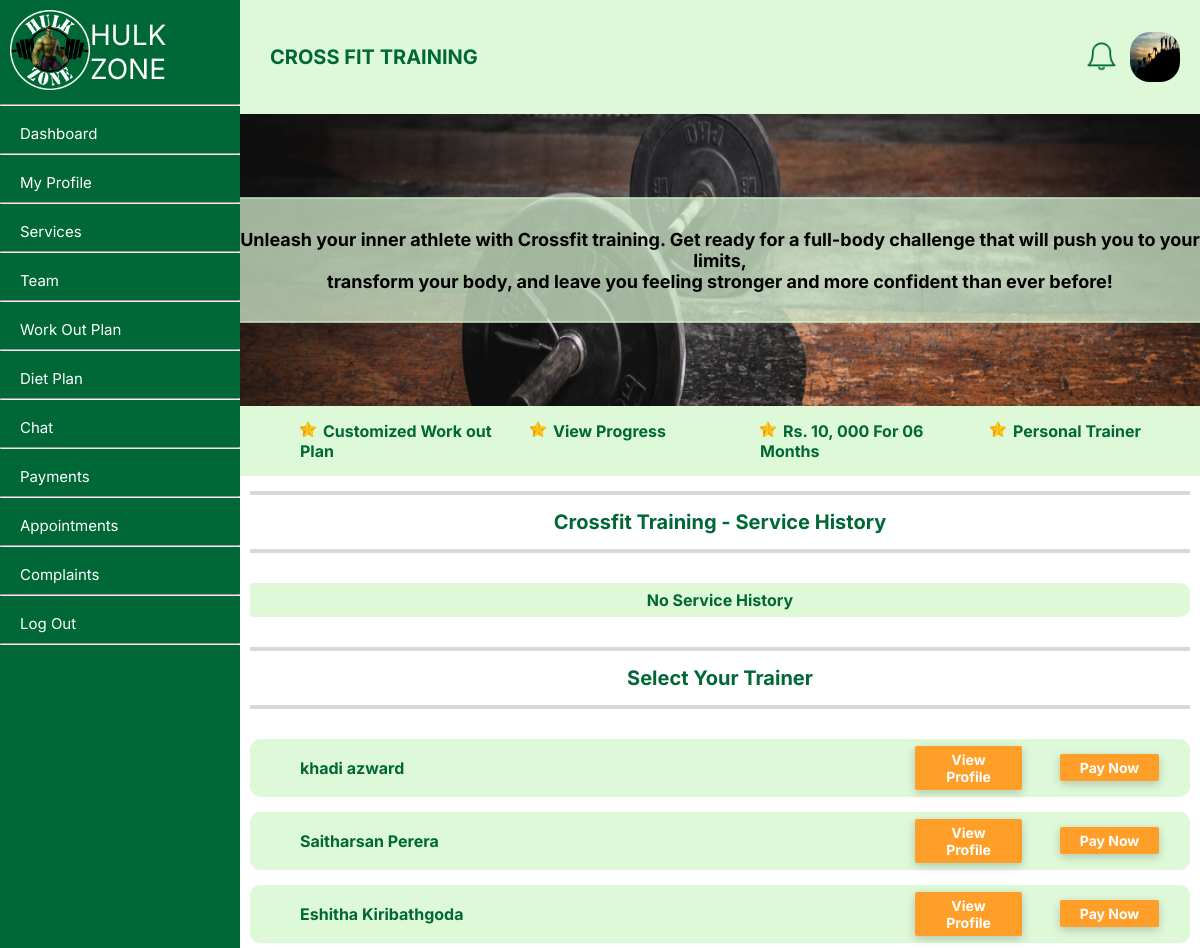
Screenshot of /member/crossfit.php (signed in) with the database file from the repository.
### tables this page shows
CREATE TABLE `user` (
  `userID` int NOT NULL,
  `fName` text NOT NULL,
  `lName` text NOT NULL,
  `NIC` text NOT NULL,
  `gender` varchar(50) NOT NULL,
  `profilePhoto` text,
  `dateOfBirth` date NOT NULL,
  `roles` int NOT NULL,
  `statuses` int NOT NULL,
  `contactNumber` int NOT NULL,
  `streetNumber` varchar(255) DEFAULT NULL,
  `addressLine01` text,
  `addressLine02` text,
  `city` text,
  `pw` varchar(255) NOT NULL,
  `created_at` date NOT NULL,
  `email` varchar(50) NOT NULL
);

CREATE TABLE `employeeservice` (
  `serviceID` int NOT NULL,
  `employeeID` int NOT NULL
);

### member/setProfilePic.php (called while the page is built)
<?php
$query = "SELECT * from user where userID = " . $_SESSION['userID'];
    $result = mysqli_query($conn, $query);
    $query1 = "SELECT * from member where userID = " . $_SESSION['userID'];
    $result1 = mysqli_query($conn, $query1);
    if (mysqli_num_rows($result) == 1 && mysqli_num_rows($result1) == 1) {
        $row = mysqli_fetch_assoc($result);
        $row1 = mysqli_fetch_assoc($result1);
    } else {
        echo '<script> window.alert("Error receiving data!");</script>';
    }
    if(isset($row['profilePhoto']) && $row['profilePhoto'] != NULL){
        $profilePictureLink = $row['profilePhoto'];
    }else{
        $profilePictureLink = '../profileImages/default.png';
    }
?>

### member/crossfit.php (the view, shortened to what this page needs)
<?php
include '../connect.php';
?>
<?php
    include("setProfilePic.php");
?>
<!DOCTYPE html>
<html lang="en">
<head>
    <link rel="stylesheet" type="text/css" href="../member/style/gen.css">
    <link rel="stylesheet" type="text/css" href="../member/style/servicepage.css">
    <link rel="stylesheet" href="https://cdnjs.cloudflare.com/ajax/libs/font-awesome/5.15.3/css/all.min.css">
</head>
<body>
    <div class="container">
    <div class = "nav-bar">
            <?php
                include("navBar.php");
            ?>
        <div class="body">
            <div class = "header">
                <div class="left">
                    CROSS FIT TRAINING
                </div>
                <div class="right">
                    <div class="notification-bell">
                        <?php include("notifications.php"); ?>
                    </div>
                    <img src="<?php echo $profilePictureLink; ?>" alt="dp" width="50px" height="50px" style="border-radius: 20px;">
                </div>
            </div>
            <div class="content">
                <div class="row">
                        <div class="topic">
                        Unleash your inner athlete with Crossfit training. Get ready for a full-body challenge that will push you to your limits, <br>transform your body, and leave you feeling stronger and more confident than ever before!
                        </div>
                        <img src="../member/images/crossfitpage.png" width= "100%" height="100%">
                </div>
                <div class="row-two">
                    <div class="sub-topic">
                        <div class="row-two" style="margin-left:40px;">
                            <div class="col"><li>Customized Work out Plan</li></div>
                            <div class="col"><li>View Progress</li></div>
                            <div class="col"><li>Rs. 10, 000 For  06 Months</li></div>
                            <div class="col"><li>Personal Trainer</li></div>
                        </div>
                    </div>
                </div>
                <hr class="hr-heading">
                    <div class="row-two" style="font-size:20px;">Crossfit Training - Service History</div>
                <hr class="hr-heading">
                <div class="row-two" style="margin-left: 10px; margin-right: 10px;">
                        <?php
                            $serviceID = 1;
                            $memberID = $row1['memberID'];
                            $sql6 = "SELECT * FROM `servicecharge` where memberID = $memberID AND serviceID = $serviceID";
                            $result6 = mysqli_query($conn, $sql6);
                            if ($result6 && mysqli_num_rows($result6) > 0) {
                                echo '<table>';
                                while ($row6 = mysqli_fetch_assoc($result6)) {
                                    $employeeID = $row6["employeeID"];
                                    $endDate = $row6["endDate"];
                                    $startDate = $row6["startDate"];
                                    $sql7 = "select * from employee where employeeID = $employeeID";
                                    $result7 = mysqli_query($conn, $sql7);
                                    $row7 = mysqli_fetch_assoc($result7);
                                    $userID = $row7["userID"];
                                    $avgRating = $row7['avgRating'];
                                    $stars = '';
                                    for ($i = 1; $i <= 5; $i++) {
                                        if ($i <= round($avgRating)) {
                                            $stars .= '<span class="fas fa-star" style="color: gold; font-size: 20px; display: inline-block;"></span>';
                                        } else {
                                            $stars .= '<span class="far fa-star" style="color: gold; font-size: 20px;display: inline-block;"></span>';
                                        }
                                    }
                                    $sql8 = "select * from user where userID = $userID";
                                    $result8 = mysqli_query($conn, $sql8);
                                    $row8 = mysqli_fetch_assoc($result8);
                                    if ($endDate <= date('Y-m-d H:i:s') && $row6['rate'] == 0) {
                                        $rate_button_enabled = true;
                                    }else{
                                        $rate_button_enabled = false;
                                    }
                                    $field1name = $row8["fName"] . " " . $row8["lName"];
                                    $field4name = date('Y.m.d', strtotime($startDate)) . ' - ' . date('Y.m.d', strtotime($endDate));
                                    $field2name = $stars;
                                    $field3name = '<button onclick="openForm()"' . ($rate_button_enabled ? '' : 'disabled') . '>Rate Now</button>';
                                    if($rate_button_enabled){
                                        echo '
                                            <div id="myForm" class="form-popup">
                                                <form action="../member/rate.php" class="form-container" method="post">
                                                    <h3>Rate This Service</h3>
                                                    <p>Select a rating:</p>
                                                    <div id="rating_stars">
                                                        <span class="far fa-star" data-rating="1"></span>
                                                        <span class="far fa-star" data-rating="2"></span>
                                                        <span class="far fa-star" data-rating="3"></span>
                                                        <span class="far fa-star" data-rating="4"></span>
                                                        <span class="far fa-star" data-rating="5"></span>
                                                        <input type="hidden" name="rating">
                                                    </div>
                                                    <br>
                                                    <input type="hidden" name="employeeID" value="' . $employeeID . '">
                                                    <input type="hidden" name="serviceID" value="' . $serviceID . '">
                                                    <input type="hidden" name="memberID" value="' . $memberID . '">
                                                    <input type="hidden" name="paymentID" value="' . $row6['paymentID'] . '">
                                                    <button type="submit">Rate</button>
                                                    <button type="button" class="cancel" onclick="closeForm()">Close</button>
                                                </form>
                                            </div>
                                            <script>
                                                function openForm() {
                                                document.getElementById("myForm").style.display = "block";
                                                }
                                                function closeForm() {
                                                document.getElementById("myForm").style.display = "none";
                                                }
                                                // Get all the star elements
                                                var stars = document.querySelectorAll("#rating_stars .fa-star");
                                                //storing last star
                                                var lastClickedStar = null;
                                                // Add a click event listener to each star
                                                stars.forEach(function(star) {
                                                    star.addEventListener("click", function() {
                                                        // Get the rating value
                                                        var rating = star.getAttribute("data-rating");
                                                        // Remove the "checked" class from all stars
                                                        stars.forEach(function(s) {
                                                        s.classList.remove("checked");
                                                        });
                                                        // Add the "checked" class to the clicked star and all previous stars
                                                        for (var i = 1; i <= rating; i++) {
                                                            stars[i - 1].classList.add("checked");
                                                        }
                                                        lastClickedStar = star;
                                                    });
                                                });
                                               // Get the submit button element
                                                var submitButton = document.querySelector("#myForm button[type=\"submit\"]");
                                                // Add a click event listener to the submit button
                                                submitButton.addEventListener("click", function() {
                                                    // Get the rating value
                                                    var rating = lastClickedStar.getAttribute("data-rating");
                                                    // Set the value of the hidden input field
                                                    document.querySelector("#myForm input[name=rating]").value = rating;
                                                });
                                            </script>
                                        ';
                                    }
                                    echo '<tr>
                                        <td style="text-align:left; padding-left: 50px; width:40%;">'.$field1name.'</td>
                                        <td style="text-align: right;  width:30%;">'.$field4name.'</td>
                                        <td style="text-align:right;">'.$field2name.'</td>
                                        <td>'.$field3name.'</td>
                                    </tr>';
                                }
                                echo '</table>';
                            } else {
                                echo '<table>
                                    <tr>
                                        <td style="width:100%;"> No Service History </td>
                                    </tr>
                                </table>';
                            }
                        ?>
                </div>
                <hr class="hr-heading">
                    <div class="row-two" style="font-size:20px;">Select Your Trainer</div>
                <hr class="hr-heading">
                <div class="row-two" style="margin-left: 10px; margin-right: 10px;">
                        <?php
                            $sql2 = "SELECT employeeID FROM `employeeservice` where serviceID = 1";
                            $result2 = mysqli_query($conn, $sql2);
                            if ($result2 && mysqli_num_rows($result2) > 0) {
                                echo '<table>';
                                while ($row2 = mysqli_fetch_assoc($result2)) {
                                    $employeeID = $row2["employeeID"];
                                    $sql3 = "select userID from employee where employeeID = $employeeID";
                                    $result3 = mysqli_query($conn, $sql3);
                                    $row3 = mysqli_fetch_assoc($result3);
                                    $userID = $row3["userID"];
                                    $sql4 = "select * from user where userID = $userID";
                                    $result4 = mysqli_query($conn, $sql4);
                                    $row4 = mysqli_fetch_assoc($result4);
                                    $field1name = $row4["fName"] . " " . $row4["lName"];
                                    $field2name ="<div><a href='employeeProfile.php?userID=$row3[userID]' class = 'button'>View Profile</a></div>";
                                    $sql5 = "SELECT * FROM servicecharge WHERE serviceID IN (1, 2, 4) AND endDate >= NOW()";
                                    $result5 = mysqli_query($conn, $sql5);
                                    $ongoingService = mysqli_num_rows($result5) > 0;
                                    if ($ongoingService) {
                                        $payNow = 'javascript:void(0);';
                                        $onclick = 'onclick="alert(\'You already have an ongoing service and cannot obtain another one until it ends.\'); return false;"';
                                    } else {
                                        $payNow = '../member/stripe/checkout.php?type='.$serviceID.'&amount=10000&employeeID='.$employeeID;
                                        $onclick = 'onclick="window.location.href=\''.$payNow.'\';"';
                                    }
                                    $field3name = '<a href="'.$payNow.'" class = "button" '.$onclick.'>Pay Now</a>';
                                    echo '<tr>
                                        <td style="text-align:left; padding-left: 50px;">'.$field1name.'</td>
                                        <td>'.$field2name.'</td>
                                        <td>'.$field3name.'</td>
                                    </tr>';
                                }
                                echo '</table>';
                            } else {
                                echo '<table>
                                    <tr>
                                        <td style=:"width:100%;"> Trainers Unavailable at the Moment </td>
                                    </tr>
                                </table>';
                            }
                        ?>
                </div>
            </div>
        </div>
</body>
</html>

### rows the page displays
user: profilePhoto (picture)
employeeservice: user.fName+lName "khadi azward"
employeeservice: user.fName+lName "Saitharsan Perera"
employeeservice: user.fName+lName "Eshitha Kiribathgoda"
